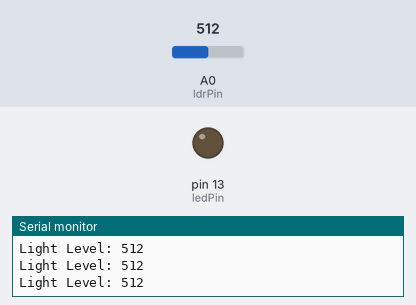
A sketch run on a simulated Arduino Uno, built with avr-gcc and run on an emulated ATmega328P. Parts: output pins drawn as LEDs (lit = HIGH), the last lines printed to the serial monitor. The inputs (shaded band) are chosen by the test bench; at power-on: A0 (ldrPin) = 512.

Above: at 1.3 s.
1.4 s: A0 (ldrPin) set to 492
At 2.4 s:
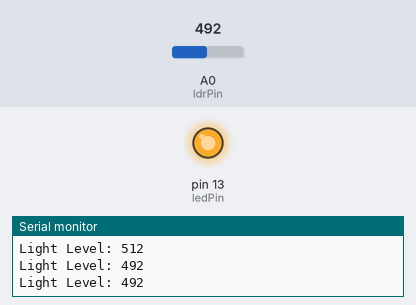
3.0 s: A0 (ldrPin) set to 510
At 3.6 s:
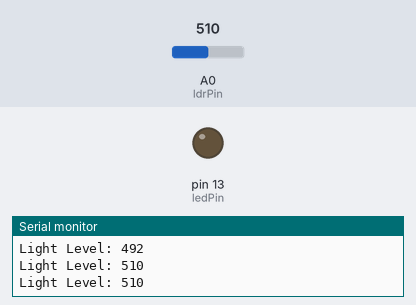
4.5 s: A0 (ldrPin) set to 490
At 4.8 s:
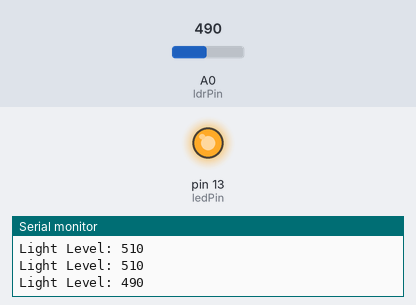
Timing chart, 0 to 7.5 s (numbered marks = the images above; inputs shaded):
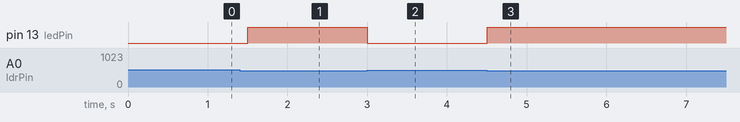

The sketch:

automatic_street_light.ino
```cpp
// Automatic Street Light
// Sensor: LDR
// Board: Arduino Uno

const int ldrPin = A0;
const int ledPin = 13;

const int lightThreshold = 500;

void setup() {
  pinMode(ledPin, OUTPUT);
  Serial.begin(9600);
}

void loop() {
  int lightLevel = analogRead(ldrPin);

  Serial.print("Light Level: ");
  Serial.println(lightLevel);

  if (lightLevel < lightThreshold) {
    // Dark → turn light ON
    digitalWrite(ledPin, HIGH);
  } else {
    // Bright → turn light OFF
    digitalWrite(ledPin, LOW);
  }

  delay(500);
}
```

Measured:
- the behaviour switches between 500 and 499 on A0 (ldrPin) (found by bisection; images 0 and 1)
- after the input at 1.4 s, pin 13 (ledPin): LOW → HIGH after 0.10 s
- after the input at 3.0 s, pin 13 (ledPin): HIGH → LOW at once
- after the input at 4.5 s, pin 13 (ledPin): LOW → HIGH at once
